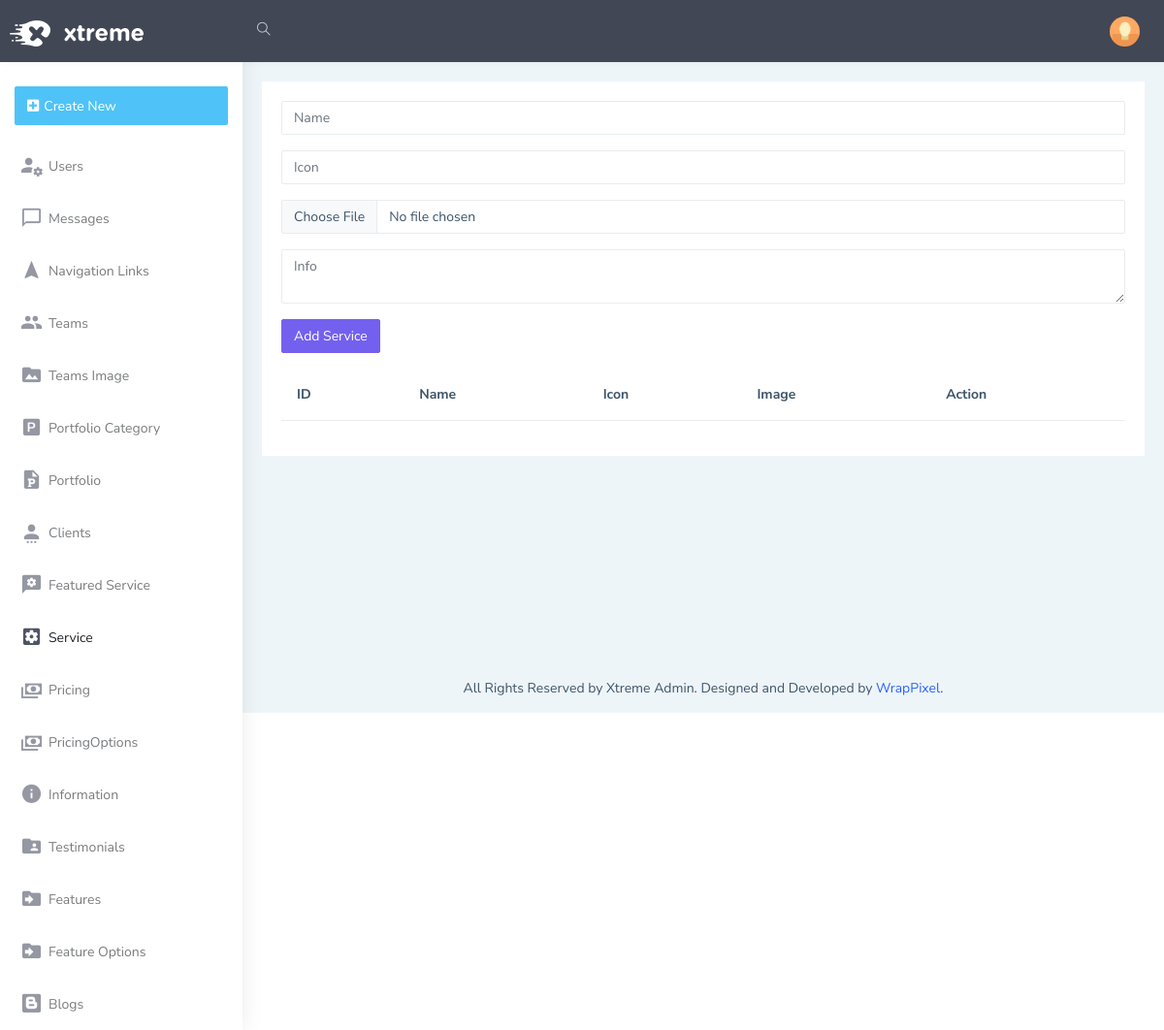
The page /admin/service on the database as committed earlier.
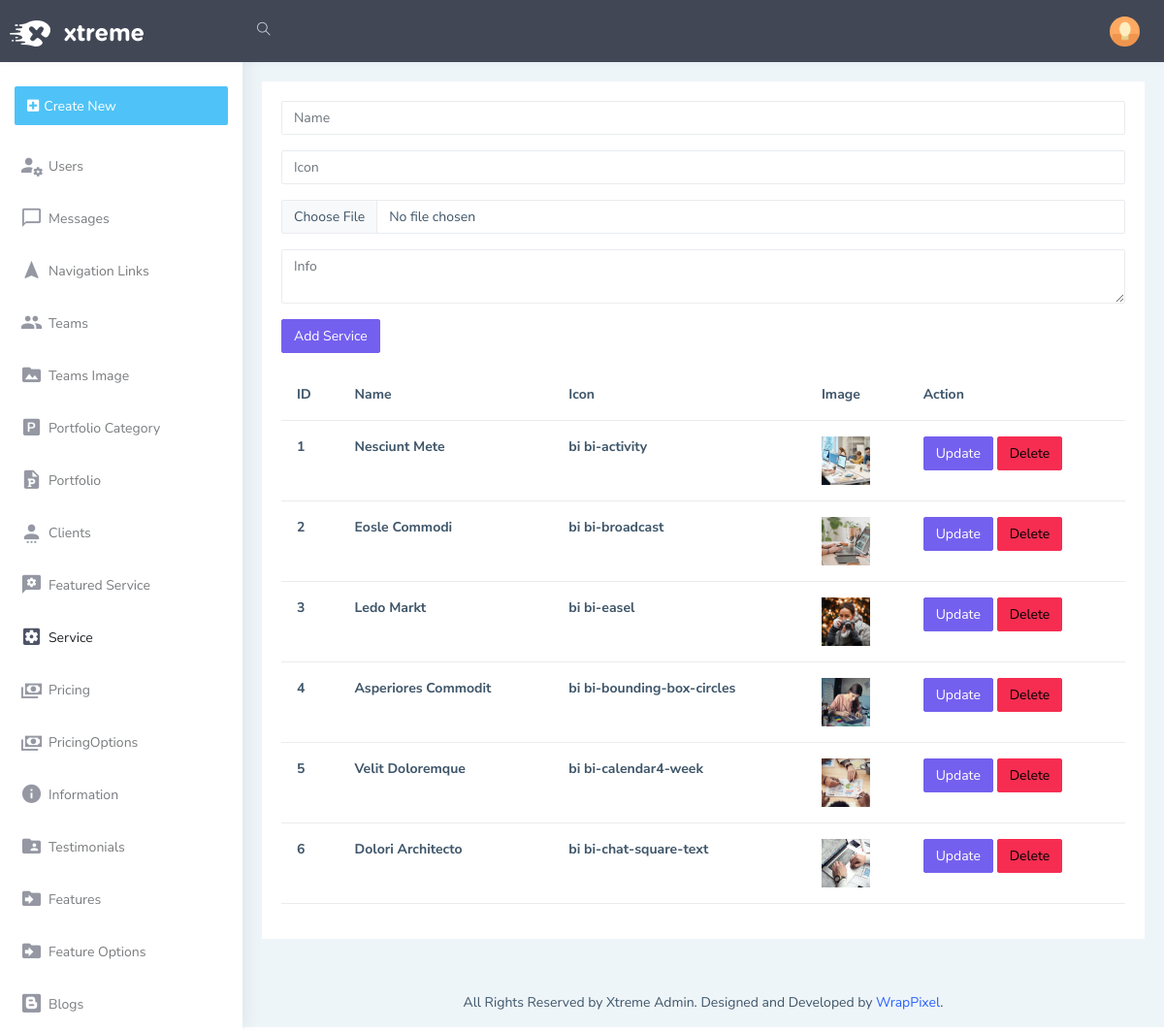
The same page on the database as committed later.
### models.py (models this page shows)
class Services(db.Model):
    Id=db.Column(db.Integer,primary_key=True,autoincrement=True)
    name=db.Column(db.String(50))
    info=db.Column(db.String(250))
    icon=db.Column(db.String(50))
    image=db.Column(db.String(50))

### admin/routes/service.py (the view)
@admin_bp.route('/service', methods=['GET','POST'])
def service():
    servicesform=ServiceForm()
    services=Services.query.all()
    return render_template('admin/service/service.html',servicesform=servicesform,services=services)

### admin/forms.py
class ServiceForm(FlaskForm):
    name=StringField('name')
    icon=StringField('icon')
    image=FileField('image')
    info=TextAreaField('info')
    submit=SubmitField('Add Service')

### admin/templates/admin/service/service.html
{% extends 'admin/layout.html' %}
{% block body %}
<form action="/admin/service/add" method="POST" enctype="multipart/form-data">
    <div class="mb-3">
      {{servicesform.name(class="form-control", id="exampleFormControlInput1", placeholder="Name")}}
    </div>
    <div class="mb-3">
      {{servicesform.icon(class="form-control my-3", id="exampleFormControlInput1", placeholder="Icon")}}
    </div>
    <div class="mb-3">
      {{servicesform.image(class="form-control", id="exampleFormControlInput1", placeholder="Image")}}
    </div>
    <div class="mb-3">
        {{servicesform.info(class="form-control", id="exampleFormControlInput1", placeholder="Info")}}
      </div>
    <div class="mb-3">
      {{servicesform.submit(class="btn btn-primary", id="exampleFormControlInput1", placeholder="Add Portfolio")}}
    </div>
</form>
<table class="table">
  <thead>
    <tr>
      <th scope="col">ID</th>
      <th scope="col">Name</th>
      <th scope="col">Icon</th>
      <th scope="col">Image</th>
      <th scope="col">Action</th>
    </tr>
  </thead>
  <tbody>
    {% for service in services %}
      <tr>
        <th>{{service.Id}}</th>
        <th>{{service.name}}</th>
        <th>{{service.icon}}</th>
        <th>
          <img src="/static/uploads/{{service.image}}" style="width: 50px; height: 50px; object-fit:cover;">
        </th>
        <th>
          <a href="/admin/service/edit/{{service.Id}}" class="btn btn-primary">Update</a>
          <a href="/admin/service/delete/{{service.Id}}" class="btn btn-danger">Delete</a>
        </th>
      </tr>
    {% endfor %}
  </tbody>
</table>
{% endblock %}}

Rows that differ between the two databases and show on the page:
added Services: Id "1", name "Nesciunt Mete", icon "bi bi-activity", image (picture)
added Services: Id "2", name "Eosle Commodi", icon "bi bi-broadcast", image (picture)
added Services: Id "3", name "Ledo Markt", icon "bi bi-easel", image (picture)
added Services: Id "4", name "Asperiores Commodit", icon "bi bi-bounding-box-circles", image (picture)
added Services: Id "5", name "Velit Doloremque", icon "bi bi-calendar4-week", image (picture)
added Services: Id "6", name "Dolori Architecto", icon "bi bi-chat-square-text", image (picture)
